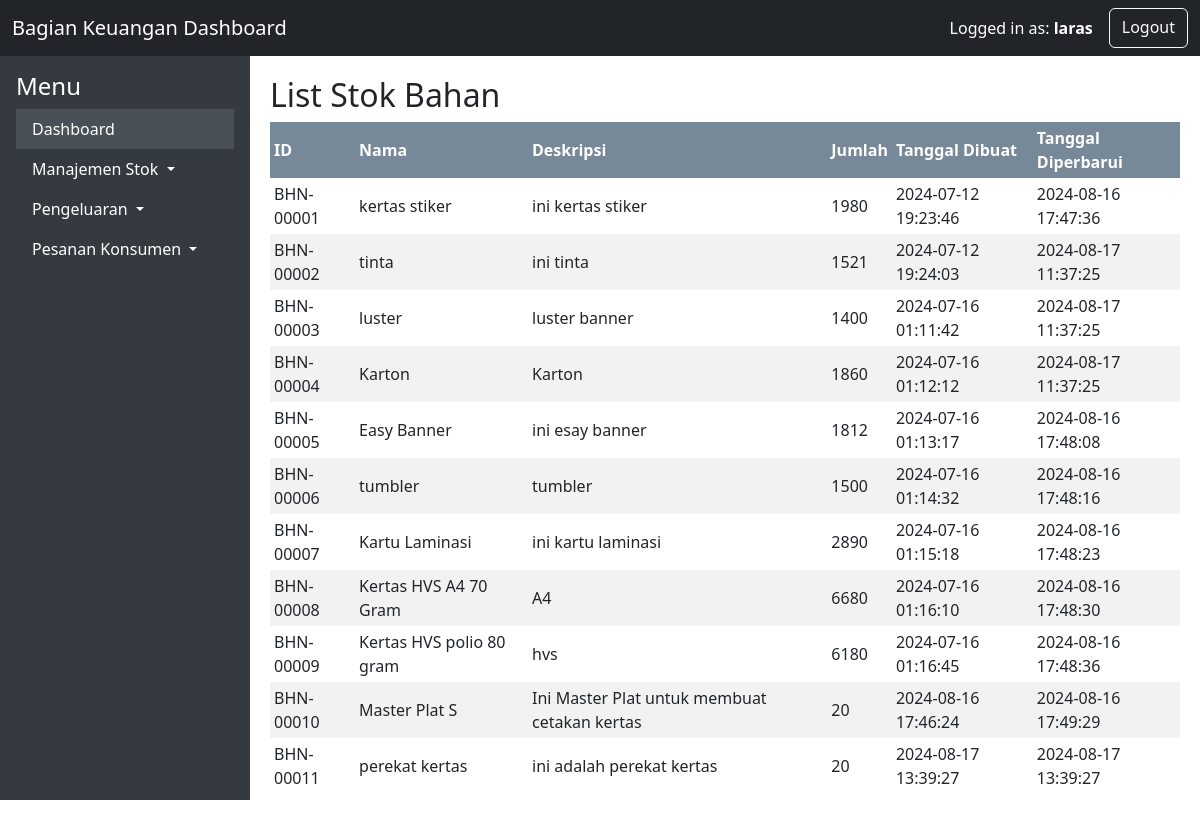
/bagian_keuangan/manage_inventory.php (signed in), run on the app's committed database.
### tables this page shows
CREATE TABLE `inventory` (
  `id` int(11) NOT NULL,
  `material_code` varchar(20) NOT NULL,
  `name` varchar(255) NOT NULL,
  `description` text NOT NULL,
  `quantity` int(11) NOT NULL,
  `created_at` timestamp NOT NULL DEFAULT current_timestamp(),
  `updated_at` timestamp NOT NULL DEFAULT current_timestamp() ON UPDATE current_timestamp()
);

### bagian_keuangan/manage_inventory.php (the view, shortened to what this page needs)
<?php
include '../includes/db.php';
$stmt = $conn->prepare("SELECT * FROM inventory");
$stmt->execute();
$result = $stmt->get_result();
$inventories = $result->fetch_all(MYSQLI_ASSOC);
?>
<!DOCTYPE html>
<html>
<head>
    <link href="https://cdn.jsdelivr.net/npm/bootstrap@5.3.3/dist/css/bootstrap.min.css" rel="stylesheet">
</head>
<body>
  <nav class="navbar navbar-dark bg-dark">
        <div class="container-fluid">
            <a class="navbar-brand" href="#">Bagian Keuangan Dashboard</a>
            <div class="d-flex">
                <div class="navbar-text text-white me-3">
                    Logged in as: <strong><?php echo htmlspecialchars($_SESSION['username']); ?></strong>
                </div>
                <a class="btn btn-outline-light" href="logout.php">Logout</a>
            </div>
        </div>
    </nav>
    <div class="main-content">
        <div class="sidebar">
            <div class="p-3">
                <h4>Menu</h4>
                <ul class="nav flex-column">
                    <li class="nav-item">
                        <a class="nav-link active" aria-current="page" href="dashboard.php">Dashboard</a>
                    </li>
                    <li class="nav-item dropdown">
                        <a class="nav-link dropdown-toggle" href="#" id="navbarDropdown" role="button" data-bs-toggle="dropdown" aria-expanded="false">
                            Manajemen Stok
                        </a>
                    </li>
                    <li class="nav-item dropdown">
                        <a class="nav-link dropdown-toggle" href="#" id="navbarDropdown" role="button" data-bs-toggle="dropdown" aria-expanded="false">
                            Pengeluaran
                        </a>
                    </li>
                    <li class="nav-item dropdown">
                        <a class="nav-link dropdown-toggle" href="#" id="navbarDropdown" role="button" data-bs-toggle="dropdown" aria-expanded="false">
                            Pesanan Konsumen
                        </a>
                    </li>
                </ul>
            </div>
        </div>
    <div class="content">
        <h2>List Stok Bahan</h2>
        <table>
            <thead>
                <tr>
                    <th>ID</th>
                    <th>Nama</th>
                    <th>Deskripsi</th>
                    <th>Jumlah</th>
                    <th>Tanggal Dibuat</th>
                    <th>Tanggal Diperbarui</th>
                </tr>
            </thead>
            <tbody>
                <?php foreach ($inventories as $inventory): ?>
                <tr>
                    <td><?= $inventory['material_code'] ?></td>
                    <td><?= $inventory['name'] ?></td>
                    <td><?= $inventory['description'] ?></td>
                    <td><?= $inventory['quantity'] ?></td>
                    <td><?= $inventory['created_at'] ?></td>
                    <td><?= $inventory['updated_at'] ?></td>
                </tr>
                <?php endforeach; ?>
            </tbody>
        </table>
    </div>
</body>
</html>

### bagian_keuangan/manage_inventory.php (style rules this page uses)
html, body { margin: 0; padding: 0; height: 100%; overflow: hidden; }
.main-content { display: flex; height: 100%; }
.navbar { position: sticky; top: 0; z-index: 1000; }
.sidebar { width: 250px; position: sticky; top: 0; background: #343a40; color: #fff; height: 100vh; overflow-y: auto; padding: 0; }
.sidebar .nav-link { color: #fff; }
.sidebar .nav-link.active { background: #495057; }
.content { flex: 1; overflow-y: auto; padding: 20px; height: calc(100vh - 56px); }
table { border-collapse: collapse; width: 100%; }
th, td { text-align: left; padding: 4px; }
tr:nth-child(even) { background-color: #f2f2f2; }
th { background-color: #778899; color: white; }

### data on the page
inventory: material_code "BHN-00001", name "kertas stiker", description "ini kertas stiker", quantity "1980", created_at "2024-07-12 19:23:46", updated_at "2024-08-16 17:47:36"
inventory: material_code "BHN-00002", name "tinta", description "ini tinta", quantity "1521", created_at "2024-07-12 19:24:03", updated_at "2024-08-17 11:37:25"
inventory: material_code "BHN-00003", name "luster", description "luster banner", quantity "1400", created_at "2024-07-16 01:11:42", updated_at "2024-08-17 11:37:25"
inventory: material_code "BHN-00004", name "Karton", description "Karton", quantity "1860", created_at "2024-07-16 01:12:12", updated_at "2024-08-17 11:37:25"
inventory: material_code "BHN-00005", name "Easy Banner", description "ini esay banner", quantity "1812", created_at "2024-07-16 01:13:17", updated_at "2024-08-16 17:48:08"
inventory: material_code "BHN-00006", name "tumbler", description "tumbler", quantity "1500", created_at "2024-07-16 01:14:32", updated_at "2024-08-16 17:48:16"
inventory: material_code "BHN-00007", name "Kartu Laminasi", description "ini kartu laminasi", quantity "2890", created_at "2024-07-16 01:15:18", updated_at "2024-08-16 17:48:23"
inventory: material_code "BHN-00008", name "Kertas HVS A4 70 Gram", description "A4", quantity "6680", created_at "2024-07-16 01:16:10", updated_at "2024-08-16 17:48:30"
inventory: material_code "BHN-00009", name "Kertas HVS polio 80 gram", description "hvs", quantity "6180", created_at "2024-07-16 01:16:45", updated_at "2024-08-16 17:48:36"
inventory: material_code "BHN-00010", name "Master Plat S", description "Ini Master Plat untuk membuat cetakan kertas", quantity "20", created_at "2024-08-16 17:46:24", updated_at "2024-08-16 17:49:29"
inventory: material_code "BHN-00011", name "perekat kertas", description "ini adalah perekat kertas", quantity "20", created_at "2024-08-17 13:39:27", updated_at "2024-08-17 13:39:27"

### other printed values
$_SESSION['username'] "laras"
